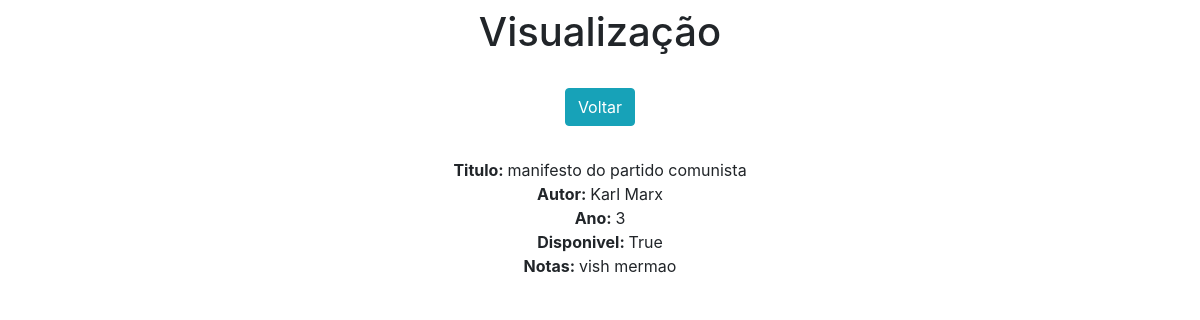
Page /view/2/ on the committed database.
### app/models.py (models this page shows)
class Livros(models.Model):
    titulo = models.CharField(max_length=150)
    autor = models.CharField(max_length=100)
    ano = models.IntegerField(blank=True, null=True)
    disponivel = models.BooleanField(blank=True, null=True)
    notas = models.TextField(blank=True, null=True)

### app/views.py (the view)
# urls.py: path('view/<int:pk>/', view, name='view'),
def view(request, pk):
    data = {}
    data['db'] = Livros.objects.get(pk=pk)
    return render(request, 'view.html', data)

### app/templates/view.html (shortened to what this page needs)
<!doctype html>
<html lang="en">
<head>
    <link rel="stylesheet" href="https://stackpath.bootstrapcdn.com/bootstrap/4.4.1/css/bootstrap.min.css">
</head>
<body>
    <div class="col-8 m-auto pt-2 pb-2 text-center">
        <h1>Visualização</h1>
    </div>
    <div class="col-8 m-auto pt-3 pb-2 text-center">
        <a href="/" class="btn btn-info">Voltar</a>
    </div>
    <div class="col-8 m-auto pt-4 pb-2 text-center">
        <strong>Titulo: </strong>{{db.titulo}}<br>
        <strong>Autor: </strong>{{db.autor}}<br>
        <strong>Ano: </strong>{{db.ano}}<br>
        <strong>Disponivel: </strong>{{db.disponivel}}<br>
        <strong>Notas: </strong>{{db.notas}}<br>
    </div>
</body>
</html>

### rows in the picture
Livros: titulo "manifesto do partido comunista", autor "Karl Marx", ano "3", disponivel "True", notas "vish mermao"
